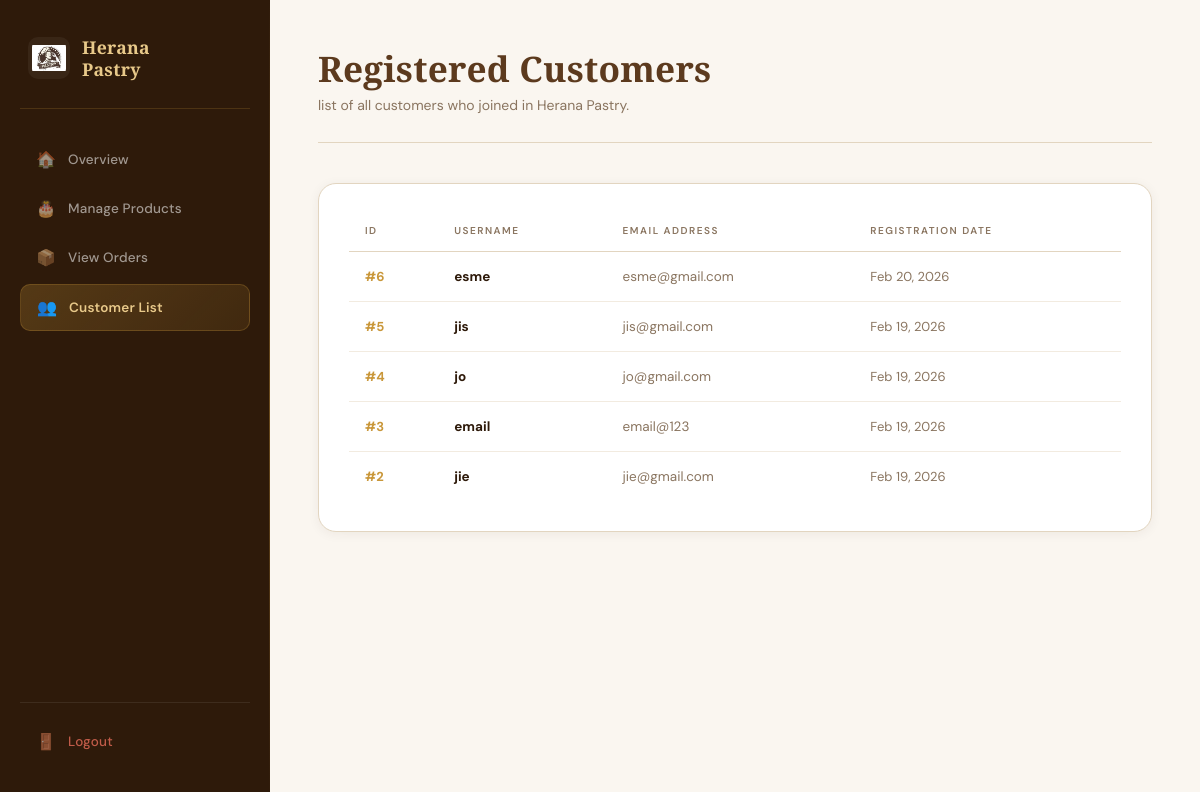
The page /ADMINH/users.php (signed in) on the database its author committed.
### tables this page shows
CREATE TABLE `users` (
  `id` int(11) NOT NULL,
  `username` varchar(50) NOT NULL,
  `full_name` varchar(255) NOT NULL,
  `email` varchar(100) NOT NULL,
  `password` varchar(255) NOT NULL,
  `created_at` timestamp NOT NULL DEFAULT current_timestamp()
);

### ADMINH/users.php (the view, shortened to what this page needs)
<?php
require 'db_connection.php';
$users = $conn->query("SELECT * FROM users ORDER BY id DESC");
?>
<!DOCTYPE html>
<html lang="en">
<head>
    <link rel="stylesheet" href="style.css">
</head>
<body class="admin-layout">
    <div class="sidebar">
        <div class="sidebar-logo">
            <img src="pas.webp" alt="Logo">
            <h1>Herana<br>Pastry</h1>
        </div>
        <nav>
            <a href="dashboard.php"><span class="sidebar-icon">🏠</span><span>Overview</span></a>
            <a href="products.php"><span class="sidebar-icon">🎂</span><span>Manage Products</span></a>
            <a href="orders.php"><span class="sidebar-icon">📦</span><span>View Orders</span></a>
            <a href="users.php" class="active"><span class="sidebar-icon">👥</span><span>Customer List</span></a>
        </nav>
        <div class="sidebar-logout">
            <a href="admin_logout.php"><span class="sidebar-icon">🚪</span><span>Logout</span></a>
        </div>
    </div>
    <div class="main-content">
        <div class="page-header">
            <div class="page-header-text">
                <h2>Registered Customers</h2>
                <p> list of all customers who joined in Herana Pastry.</p>
            </div>
        </div>
        <div class="table-container">
            <table>
                <thead>
                    <tr>
                        <th>ID</th>
                        <th>Username</th>
                        <th>Email Address</th>
                        <th>Registration Date</th>
                    </tr>
                </thead>
                <tbody>
                    <?php if ($users && $users->num_rows > 0): ?>
                        <?php while ($row = $users->fetch_assoc()): ?>
                        <tr>
                            <td class="user-id">#<?= $row['id'] ?></td>
                            <td><strong><?= htmlspecialchars($row['username']) ?></strong></td>
                            <td>
                                <a href="mailto:<?= htmlspecialchars($row['email']) ?>" class="email-link">
                                    <?= htmlspecialchars($row['email']) ?>
                                </a>
                            </td>
                            <td class="date-text"><?= date("M d, Y", strtotime($row['created_at'])) ?></td>
                        </tr>
                        <?php endwhile; ?>
                    <?php endif; ?>
                </tbody>
            </table>
        </div>
    </div>
</body>
</html>

### ADMINH/style.css (style rules this page uses)
*, *::before, *::after { margin: 0; padding: 0; box-sizing: border-box; }
:root { --cream: #FAF6F0; --cream-dark: #F2EBE0; --gold: #C9973A; --gold-light: #E8C98A; --gold-pale: #F5E8CC; --brown: #5C3A1E; --brown-deep: #2E1A0A; --muted: #8A7560; --white: #FFFFFF; --border: #E2D5C0; --shadow-sm: 0 2px 12px rgba(46, 26, 10, 0.06); --shadow-md: 0 8px 32px rgba(46, 26, 10, 0.10); --shadow-lg: 0 20px 60px rgba(46, 26, 10, 0.15); --radius: 18px; --radius-sm: 10px; --sidebar-width: 270px; }
body { font-family: 'DM Sans', sans-serif; background-color: var(--cream); color: var(--brown-deep); min-height: 100vh; }
.admin-layout { display: flex; min-height: 100vh; background: var(--cream); }
.sidebar { width: var(--sidebar-width); background: var(--brown-deep); height: 100vh; position: fixed; top: 0; left: 0; padding: 36px 20px; display: flex; flex-direction: column; z-index: 100; overflow-y: auto; }
.sidebar::after { content: ''; position: absolute; top: 0; right: 0; width: 1px; height: 100%; background: linear-gradient(to bottom, transparent, rgba(201,151,58,0.4), transparent); }
.sidebar-logo { display: flex; align-items: center; gap: 12px; padding: 0 8px 28px; border-bottom: 1px solid rgba(201,151,58,0.2); margin-bottom: 28px; }
.sidebar-logo img { width: 42px; height: 42px; object-fit: contain; border-radius: 10px; background: rgba(255,255,255,0.05); padding: 4px; }
.sidebar-logo h1 { font-family: 'Cormorant Garamond', serif; font-size: 1.1rem; color: var(--gold-light); line-height: 1.25; font-weight: 600; letter-spacing: 0.3px; }
.sidebar nav { display: flex; flex-direction: column; gap: 4px; flex: 1; }
.sidebar a { display: flex; align-items: center; gap: 12px; padding: 12px 16px; color: rgba(255,255,255,0.55); text-decoration: none; font-size: 13.5px; font-weight: 500; border-radius: 10px; transition: all 0.2s ease; letter-spacing: 0.2px; }
.sidebar a.active { background: linear-gradient(135deg, rgba(201,151,58,0.25), rgba(201,151,58,0.12)); color: var(--gold-light); font-weight: 600; border: 1px solid rgba(201,151,58,0.25); }
.sidebar-icon { font-size: 16px; width: 20px; text-align: center; }
.sidebar-logout { margin-top: auto; padding-top: 16px; border-top: 1px solid rgba(255,255,255,0.08); }
.sidebar-logout a { color: rgba(255,120,100,0.7) !important; }
.main-content { margin-left: var(--sidebar-width); padding: 44px 48px; width: calc(100% - var(--sidebar-width)); min-height: 100vh; }
.page-header { display: flex; justify-content: space-between; align-items: center; margin-bottom: 40px; padding-bottom: 28px; border-bottom: 1px solid var(--border); }
.page-header-text h2 { font-family: 'Cormorant Garamond', serif; font-size: 2.2rem; color: var(--brown); margin-bottom: 4px; font-weight: 700; letter-spacing: 0.2px; }
.page-header-text p { color: var(--muted); font-size: 14px; }
.table-container { background: var(--white); padding: 30px; border-radius: var(--radius); box-shadow: var(--shadow-sm); border: 1px solid var(--border); overflow-x: auto; margin-bottom: 32px; }
table { width: 100%; border-collapse: collapse; }
thead th { text-align: left; padding: 10px 16px 14px; font-size: 10px; font-weight: 600; text-transform: uppercase; letter-spacing: 1.5px; color: var(--muted); border-bottom: 1px solid var(--border); white-space: nowrap; }
tbody td { padding: 16px; border-bottom: 1px solid var(--cream-dark); font-size: 13.5px; vertical-align: middle; color: var(--brown-deep); }
tbody tr:last-child td { border-bottom: none; }
tbody tr { transition: background 0.15s; }
.user-id { color: var(--gold); font-weight: 700; font-size: 13px; }
.email-link { color: var(--muted); text-decoration: none; transition: color 0.3s; }
.date-text { color: var(--muted); font-size: 13px; }

### rows shown on the page
users: id "6", username "esme", email "esme@gmail.com", created_at "Feb 20, 2026"
users: id "5", username "jis", email "jis@gmail.com", created_at "Feb 19, 2026"
users: id "4", username "jo", email "jo@gmail.com", created_at "Feb 19, 2026"
users: id "3", username "email", email "email@123", created_at "Feb 19, 2026"
users: id "2", username "jie", email "jie@gmail.com", created_at "Feb 19, 2026"
